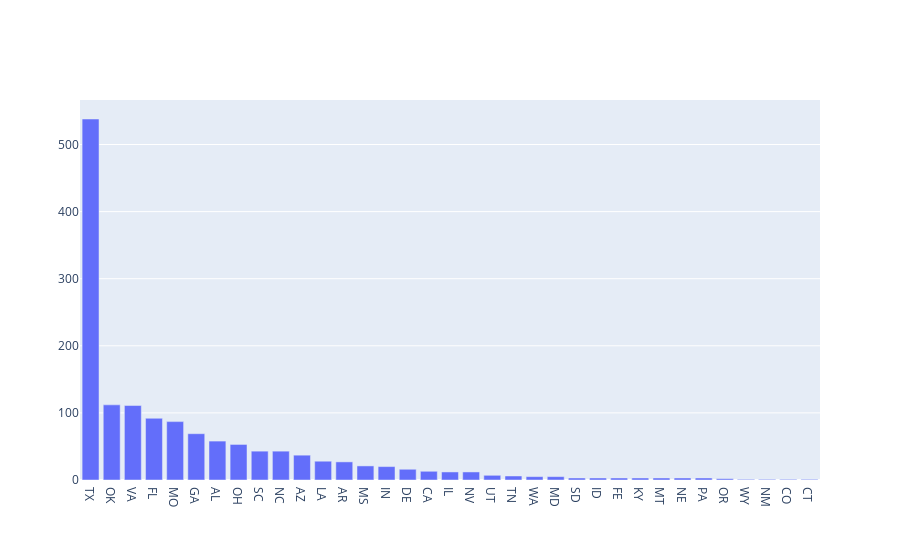

Write notebook code for a chart like this one.
### Code cell
ex = [go.Bar(x=states_df.state,
            y=states_df.total)]

plotly.offline.iplot(ex, filename='plotly-bar-ex')

### Figure 1 — Plotly figure (JSON) as saved in the notebook; plotly's stock layout.template omitted (floating-point values rounded to 4 significant figures)
{"data": [{"type": "bar", "x": ["TX", "OK", "VA", "FL", "MO", "GA", "AL", "OH", "SC", "NC", "AZ", "LA", "AR", "MS", "IN", "DE", "CA", "IL", "NV", "UT", "TN", "WA", "MD", "SD", "ID", "FE", "KY", "MT", "NE", "PA", "OR", "WY", "NM", "CO", "CT"], "y": [538, 112, 111, 92, 87, 69, 58, 53, 43, 43, 37, 28, 27, 21, 20, 16, 13, 12, 12, 7, 6, 5, 5, 3, 3, 3, 3, 3, 3, 3, 2, 1, 1, 1, 1]}], "layout": {}}
